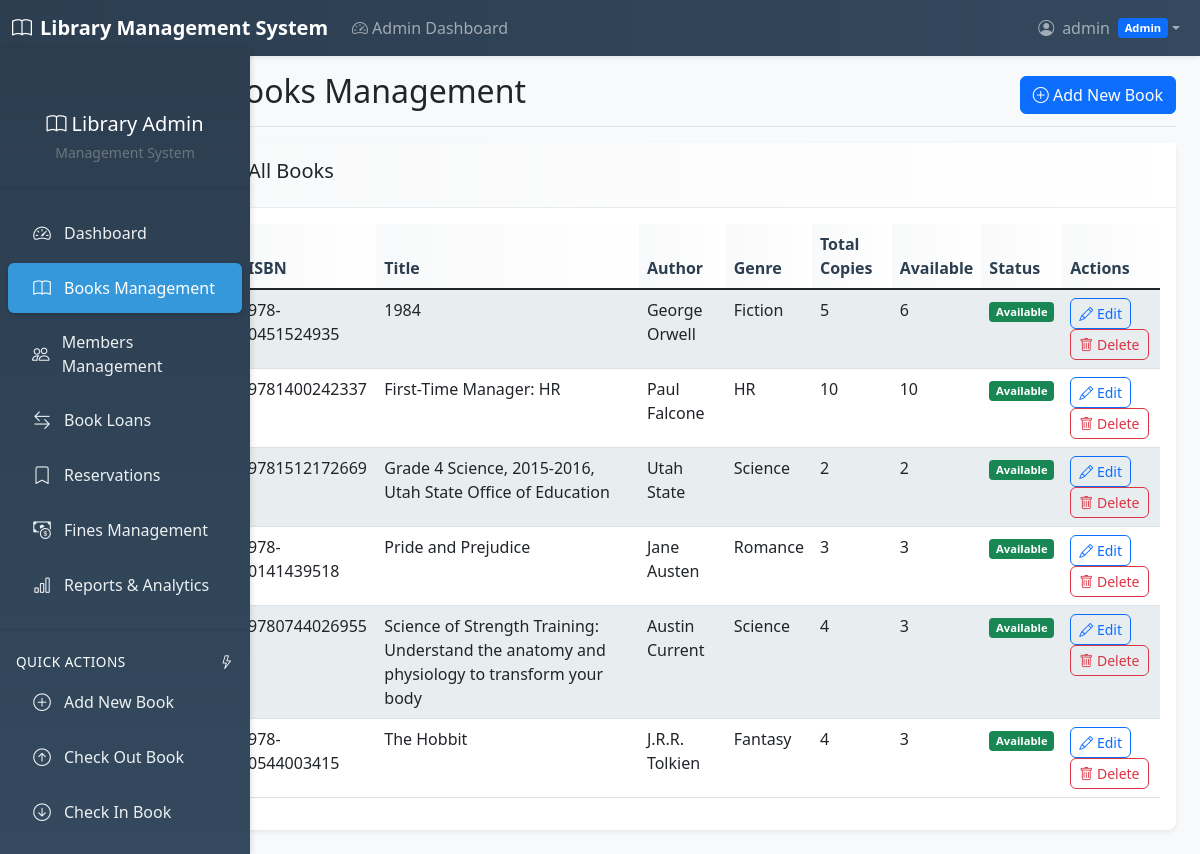
The app's page /admin/books.php (signed in) with its own data.
### tables this page shows
CREATE TABLE `books` (
  `id` int(11) NOT NULL,
  `isbn` varchar(20) NOT NULL,
  `title` varchar(255) NOT NULL,
  `author` varchar(255) NOT NULL,
  `genre` varchar(100) DEFAULT NULL,
  `publisher` varchar(255) DEFAULT NULL,
  `publication_date` date DEFAULT NULL,
  `edition` varchar(50) DEFAULT NULL,
  `description` text DEFAULT NULL,
  `total_copies` int(11) DEFAULT 1,
  `available_copies` int(11) DEFAULT 1,
  `status` enum('available','unavailable') DEFAULT 'available',
  `created_at` timestamp NOT NULL DEFAULT current_timestamp()
);

### admin/books.php (the view, shortened to what this page needs)
<?php
$database = new Database();
$db = $database->getConnection();
$books_query = "SELECT * FROM books ORDER BY title";
$books_stmt = $db->query($books_query);
$books = $books_stmt->fetchAll(PDO::FETCH_ASSOC);
?>
<!DOCTYPE html>
<html lang="en">
<head>
    <link href="https://cdn.jsdelivr.net/npm/bootstrap@5.1.3/dist/css/bootstrap.min.css" rel="stylesheet">
    <link href="https://cdn.jsdelivr.net/npm/bootstrap-icons@1.7.2/font/bootstrap-icons.css" rel="stylesheet">
    <link href="../css/style.css" rel="stylesheet">
</head>
<body>
    <?php include '../includes/navbar.php'; ?>
    <div class="container-fluid">
        <div class="row">
            <?php include '../includes/sidebar.php'; ?>
            <main class="col-md-9 ms-sm-auto col-lg-10 px-md-4">
                <div class="d-flex justify-content-between flex-wrap flex-md-nowrap align-items-center pt-3 pb-2 mb-3 border-bottom">
                    <h1 class="h2">Books Management</h1>
                    <button class="btn btn-primary" data-bs-toggle="modal" data-bs-target="#addBookModal">
                        <i class="bi bi-plus-circle"></i> Add New Book
                    </button>
                </div>
                <div class="card">
                    <div class="card-header">
                        <h5 class="card-title">All Books</h5>
                    </div>
                    <div class="card-body">
                        <div class="table-responsive">
                            <table class="table table-striped">
                                <thead>
                                    <tr>
                                        <th>ISBN</th>
                                        <th>Title</th>
                                        <th>Author</th>
                                        <th>Genre</th>
                                        <th>Total Copies</th>
                                        <th>Available</th>
                                        <th>Status</th>
                                        <th>Actions</th>
                                    </tr>
                                </thead>
                                <tbody>
                                    <?php foreach ($books as $book): ?>
                                        <tr>
                                            <td><?php echo $book['isbn']; ?></td>
                                            <td><?php echo $book['title']; ?></td>
                                            <td><?php echo $book['author']; ?></td>
                                            <td><?php echo $book['genre']; ?></td>
                                            <td><?php echo $book['total_copies']; ?></td>
                                            <td><?php echo $book['available_copies']; ?></td>
                                            <td>
                                                <span class="badge <?php echo $book['status'] == 'available' ? 'bg-success' : 'bg-danger'; ?>">
                                                    <?php echo ucfirst($book['status']); ?>
                                                </span>
                                            </td>
                                            <td>
                                                <button class="btn btn-sm btn-outline-primary edit-book-btn"
                                                        data-book-id="<?php echo $book['id']; ?>"
                                                        data-book-data='<?php echo json_encode($book); ?>'>
                                                    <i class="bi bi-pencil"></i> Edit
                                                </button>
                                                <button class="btn btn-sm btn-outline-danger delete-book-btn"
                                                        data-book-id="<?php echo $book['id']; ?>"
                                                        data-book-title="<?php echo htmlspecialchars($book['title']); ?>">
                                                    <i class="bi bi-trash"></i> Delete
                                                </button>
                                            </td>
                                        </tr>
                                    <?php endforeach; ?>
                                </tbody>
                            </table>
                        </div>
                    </div>
                </div>
            </main>
        </div>
    </div>
</body>
</html>

### css/style.css (style rules this page uses)
body { font-family: "Segoe UI", Tahoma, Geneva, Verdana, sans-serif; background-color: #f8f9fa; }
.card { border: none; border-radius: 0.5rem; box-shadow: 0 0.125rem 0.25rem rgba(0, 0, 0, 0.075); margin-bottom: 1.5rem; transition: transform 0.2s ease, box-shadow 0.2s ease; }
.card-header { background: linear-gradient(90deg, #f8f9fa 0%, #ffffff 100%); border-bottom: 1px solid #e9ecef; font-weight: 600; padding: 1rem 1.5rem; }
.table th { background: linear-gradient(90deg, #f8f9fa 0%, #ffffff 100%); border-top: none; font-weight: 600; color: #2c3e50; }
.table-striped tbody tr:nth-of-type(odd) { background-color: rgba(52, 152, 219, 0.05); }
.btn { border-radius: 0.375rem; font-weight: 500; transition: all 0.2s ease; }
.badge { font-size: 0.75em; padding: 0.4em 0.6em; border-radius: 0.25rem; }
.badge { font-size: 0.7em; }
.card { transition: transform 0.2s; }

### records on screen
books: isbn "978-0451524935", title "1984", author "George Orwell", genre "Fiction", total_copies "5", available_copies "6", status "Available"
books: isbn "9781400242337", title "First-Time Manager: HR", author "Paul Falcone", genre "HR", total_copies "10", available_copies "10", status "Available"
books: isbn "9781512172669", title "Grade 4 Science, 2015-2016, Utah State Office of Education", author "Utah State", genre "Science", total_copies "2", available_copies "2", status "Available"
books: isbn "978-0141439518", title "Pride and Prejudice", author "Jane Austen", genre "Romance", total_copies "3", available_copies "3", status "Available"
books: isbn "9780744026955", title "Science of Strength Training: Understand the anatomy and physiology to transform your body", author "Austin Current", genre "Science", total_copies "4", available_copies "3", status "Available"
books: isbn "978-0544003415", title "The Hobbit", author "J.R.R. Tolkien", genre "Fantasy", total_copies "4", available_copies "3", status "Available"

### other values on screen
$_SESSION['username'] "admin"
$_SESSION['role'] "Admin"
